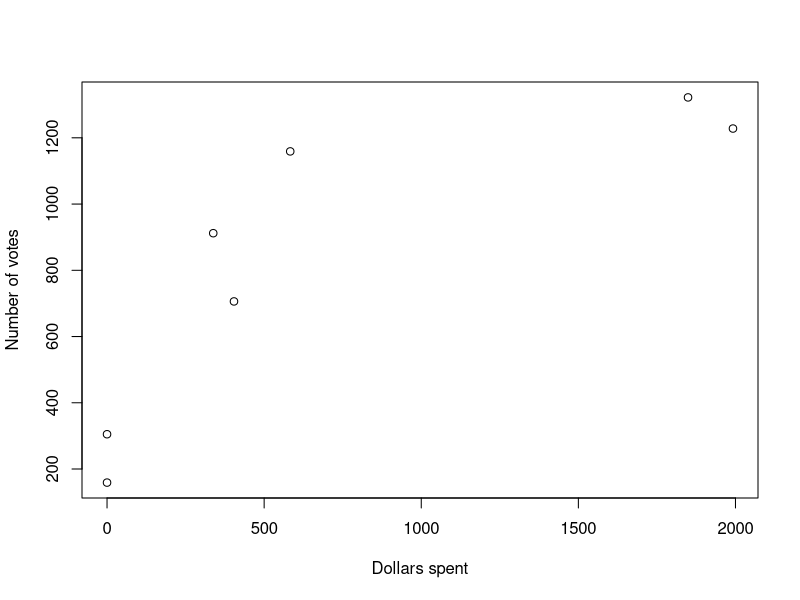

Here is the R script that generated this plot: (Note: this script raises an error after producing the figure.)

# source: The book - The R Student Companion (EBL-Schweitzer) Dennis, Brian-CRC Press 
# pp. 57-71

##### A scatterplot and side-by-side boxplot are useful for depicting
##### associations between two variables.

# Examples:
  
  # Scatterplot example script.
  # Data from the election-at-large for city council,
  # Moscow, Idaho, 1999. Seven candidates ran, highest
  # number of votes got a city council seat.
  # Variables are dollars spent by candidates on their
  # campaigns, and the resulting number of votes garnered.
  #----------------------------------------------------
  
dollars.spent=c(0,0,404,338,583,1992,1849)
number.votes=c(159,305,706,912,1159,1228,1322)
plot(dollars.spent,number.votes,xlab="Dollars spent",
     ylab="Number of votes")

# Side-by-side boxplot example script.
# Data from Margolese 1970 Hormones and Behavior.
# Androsterone levels (mg in 24 hr in urine sample)
# and sexual orientation (S: straight, G: gay)
# in 26 human males.
#----------------------------------------------------

level.andro=c(3.9, 4.0, 3.8, 3.9, 2.9, 3.2, 4.6, 4.3, 3.1, 2.7, 
              2,3, 2.5, 1.6, 3.9, 3.4, 2.3, 1.6, 2.5, 3.4, 1.6, 
              4.3, 2.0, 1.8, 2.2, 3.1, 1.3)

orientation=c("S", "S", "S", "S", "S", "S", "S", "S", "S", "S", 
              "S", "G", "G", "G", "G", "G", "G", "G", "G", "G", 
              "G", "G", "G", "G", "G", "G")

boxplot(level.andro~orientation, 
        range=0, 
        names=c("Gay","Straight"), 
        boxwex=.5,
        ylab="Androsteronelevel")

# Error in stats::model.frame.default(formula = level.andro ~ orientation) : 
# 变数的长度不一样('orientation')
